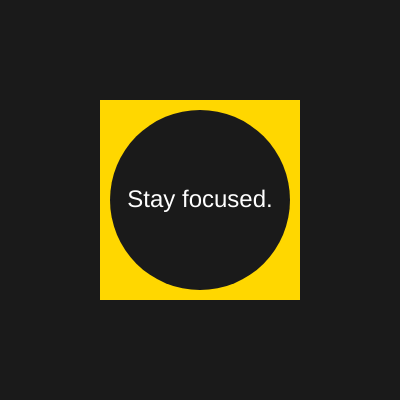
Frame 1 (no input)
Frame 60 (no input): identical to frame 1, image omitted
Frame 120 (the mouse pressed at the canvas centre since frame 60): identical to frame 1, image omitted

The p5.js sketch that drew this single still picture (run headless with seeded random() and noise() and a simulated clock; from frame 60 on, the mouse is pressed at the canvas centre):

// p5.js sketch
// ── sketch.js
let cnv;

function setup() {
  cnv = createCanvas(400, 400);
}

function draw() {
  background('#1A1A1A'); // Dark background
  
  // Draw a square
  let squareSize = 200;
  let squareX = width / 2;
  let squareY = height / 2;
  noStroke();
  // Gradient for the square
  let squareColorTop = color('#FFD700');
  let squareColorBottom = color('#B8860B');
  fill(squareColorTop);
  rectMode(CENTER);
  rect(squareX, squareY, squareSize, squareSize);

  // Clip to circle
  let clipSize = 180;
  let clipX = width / 2;
  let clipY = height / 2;
  fill('#1A1A1A'); // Dark circle
  ellipse(clipX, clipY, clipSize, clipSize);

  // Gradient for the text
  let textColorTop = color('#FFFFFF');
  let textColorBottom = color('#CCCCCC');
  fill(textColorTop);
  textSize(24);
  textAlign(CENTER, CENTER);
  text('Stay focused.', width / 2, height / 2);
}
